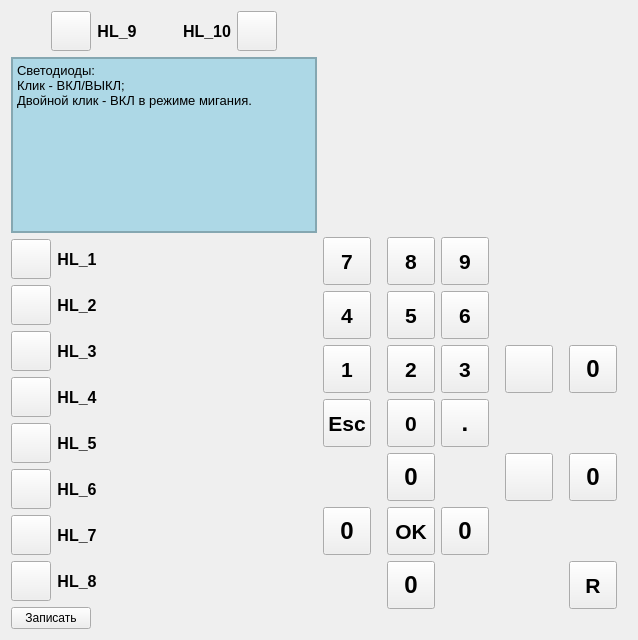
<?xml version="1.0" encoding="UTF-8"?>
<ui version="4.0">
 <class>CBZUInterface</class>
 <widget class="QWidget" name="CBZUInterface">
  <property name="geometry">
   <rect>
    <x>0</x>
    <y>0</y>
    <width>638</width>
    <height>640</height>
   </rect>
  </property>
  <property name="windowTitle">
   <string>Form</string>
  </property>
  <layout class="QHBoxLayout" name="horizontalLayout_4">
   <item>
    <layout class="QVBoxLayout" name="verticalLayout_3">
     <item>
      <layout class="QVBoxLayout" name="verticalLayout">
       <item>
        <layout class="QHBoxLayout" name="horizontalLayout">
         <item>
          <spacer name="horizontalSpacer_12">
           <property name="orientation">
            <enum>Qt::Horizontal</enum>
           </property>
           <property name="sizeHint" stdset="0">
            <size>
             <width>40</width>
             <height>20</height>
            </size>
           </property>
          </spacer>
         </item>
         <item>
          <widget class="QLed" name="led_9">
           <property name="minimumSize">
            <size>
             <width>40</width>
             <height>40</height>
            </size>
           </property>
           <property name="maximumSize">
            <size>
             <width>40</width>
             <height>40</height>
            </size>
           </property>
           <property name="font">
            <font>
             <family>Arial</family>
             <pointsize>18</pointsize>
             <weight>75</weight>
             <bold>true</bold>
            </font>
           </property>
           <property name="text">
            <string/>
           </property>
           <property name="icon">
            <iconset resource="resource.qrc">
             <normaloff>:/images/resource/images/led_gray.png</normaloff>:/images/resource/images/led_gray.png</iconset>
           </property>
           <property name="iconSize">
            <size>
             <width>32</width>
             <height>32</height>
            </size>
           </property>
          </widget>
         </item>
         <item>
          <widget class="QLabel" name="label_9">
           <property name="font">
            <font>
             <pointsize>12</pointsize>
             <weight>75</weight>
             <bold>true</bold>
            </font>
           </property>
           <property name="text">
            <string>HL_9</string>
           </property>
           <property name="alignment">
            <set>Qt::AlignCenter</set>
           </property>
          </widget>
         </item>
         <item>
          <spacer name="horizontalSpacer_10">
           <property name="orientation">
            <enum>Qt::Horizontal</enum>
           </property>
           <property name="sizeHint" stdset="0">
            <size>
             <width>40</width>
             <height>20</height>
            </size>
           </property>
          </spacer>
         </item>
         <item>
          <widget class="QLabel" name="label_10">
           <property name="font">
            <font>
             <pointsize>12</pointsize>
             <weight>75</weight>
             <bold>true</bold>
            </font>
           </property>
           <property name="text">
            <string>HL_10</string>
           </property>
           <property name="alignment">
            <set>Qt::AlignCenter</set>
           </property>
          </widget>
         </item>
         <item>
          <widget class="QLed" name="led_10">
           <property name="minimumSize">
            <size>
             <width>40</width>
             <height>40</height>
            </size>
           </property>
           <property name="maximumSize">
            <size>
             <width>40</width>
             <height>40</height>
            </size>
           </property>
           <property name="font">
            <font>
             <family>Arial</family>
             <pointsize>18</pointsize>
             <weight>75</weight>
             <bold>true</bold>
            </font>
           </property>
           <property name="text">
            <string/>
           </property>
           <property name="icon">
            <iconset resource="resource.qrc">
             <normaloff>:/images/resource/images/led_gray.png</normaloff>:/images/resource/images/led_gray.png</iconset>
           </property>
           <property name="iconSize">
            <size>
             <width>32</width>
             <height>32</height>
            </size>
           </property>
          </widget>
         </item>
         <item>
          <spacer name="horizontalSpacer_14">
           <property name="orientation">
            <enum>Qt::Horizontal</enum>
           </property>
           <property name="sizeHint" stdset="0">
            <size>
             <width>40</width>
             <height>20</height>
            </size>
           </property>
          </spacer>
         </item>
        </layout>
       </item>
       <item>
        <widget class="QFrame" name="frameDisplay">
         <property name="sizePolicy">
          <sizepolicy hsizetype="Expanding" vsizetype="Expanding">
           <horstretch>0</horstretch>
           <verstretch>0</verstretch>
          </sizepolicy>
         </property>
         <property name="styleSheet">
          <string notr="true">background: lightblue</string>
         </property>
         <property name="frameShape">
          <enum>QFrame::StyledPanel</enum>
         </property>
         <property name="frameShadow">
          <enum>QFrame::Raised</enum>
         </property>
         <layout class="QVBoxLayout" name="verticalLayout_4">
          <property name="spacing">
           <number>0</number>
          </property>
          <property name="leftMargin">
           <number>0</number>
          </property>
          <property name="topMargin">
           <number>0</number>
          </property>
          <property name="rightMargin">
           <number>0</number>
          </property>
          <property name="bottomMargin">
           <number>0</number>
          </property>
          <item>
           <widget class="QPlainTextEdit" name="plainTextEdit">
            <property name="font">
             <font>
              <pointsize>10</pointsize>
             </font>
            </property>
            <property name="plainText">
             <string>Светодиоды:
Клик - ВКЛ/ВЫКЛ;
Двойной клик - ВКЛ в режиме мигания.</string>
            </property>
           </widget>
          </item>
         </layout>
        </widget>
       </item>
      </layout>
     </item>
     <item>
      <layout class="QHBoxLayout" name="horizontalLayout_2">
       <item>
        <layout class="QFormLayout" name="formLayout">
         <item row="0" column="0">
          <widget class="QLed" name="led_1">
           <property name="minimumSize">
            <size>
             <width>40</width>
             <height>40</height>
            </size>
           </property>
           <property name="maximumSize">
            <size>
             <width>40</width>
             <height>40</height>
            </size>
           </property>
           <property name="font">
            <font>
             <family>Arial</family>
             <pointsize>18</pointsize>
             <weight>75</weight>
             <bold>true</bold>
            </font>
           </property>
           <property name="text">
            <string/>
           </property>
           <property name="icon">
            <iconset resource="resource.qrc">
             <normaloff>:/images/resource/images/led_gray.png</normaloff>:/images/resource/images/led_gray.png</iconset>
           </property>
           <property name="iconSize">
            <size>
             <width>32</width>
             <height>32</height>
            </size>
           </property>
          </widget>
         </item>
         <item row="1" column="0">
          <widget class="QLed" name="led_2">
           <property name="minimumSize">
            <size>
             <width>40</width>
             <height>40</height>
            </size>
           </property>
           <property name="maximumSize">
            <size>
             <width>40</width>
             <height>40</height>
            </size>
           </property>
           <property name="font">
            <font>
             <family>Arial</family>
             <pointsize>18</pointsize>
             <weight>75</weight>
             <bold>true</bold>
            </font>
           </property>
           <property name="text">
            <string/>
           </property>
           <property name="icon">
            <iconset resource="resource.qrc">
             <normaloff>:/images/resource/images/led_gray.png</normaloff>:/images/resource/images/led_gray.png</iconset>
           </property>
           <property name="iconSize">
            <size>
             <width>32</width>
             <height>32</height>
            </size>
           </property>
          </widget>
         </item>
         <item row="2" column="0">
          <widget class="QLed" name="led_3">
           <property name="minimumSize">
            <size>
             <width>40</width>
             <height>40</height>
            </size>
           </property>
           <property name="maximumSize">
            <size>
             <width>40</width>
             <height>40</height>
            </size>
           </property>
           <property name="font">
            <font>
             <family>Arial</family>
             <pointsize>18</pointsize>
             <weight>75</weight>
             <bold>true</bold>
            </font>
           </property>
           <property name="text">
            <string/>
           </property>
           <property name="icon">
            <iconset resource="resource.qrc">
             <normaloff>:/images/resource/images/led_gray.png</normaloff>:/images/resource/images/led_gray.png</iconset>
           </property>
           <property name="iconSize">
            <size>
             <width>32</width>
             <height>32</height>
            </size>
           </property>
          </widget>
         </item>
         <item row="3" column="0">
          <widget class="QLed" name="led_4">
           <property name="minimumSize">
            <size>
             <width>40</width>
             <height>40</height>
            </size>
           </property>
           <property name="maximumSize">
            <size>
             <width>40</width>
             <height>40</height>
            </size>
           </property>
           <property name="font">
            <font>
             <family>Arial</family>
             <pointsize>18</pointsize>
             <weight>75</weight>
             <bold>true</bold>
            </font>
           </property>
           <property name="text">
            <string/>
           </property>
           <property name="icon">
            <iconset resource="resource.qrc">
             <normaloff>:/images/resource/images/led_gray.png</normaloff>:/images/resource/images/led_gray.png</iconset>
           </property>
           <property name="iconSize">
            <size>
             <width>32</width>
             <height>32</height>
            </size>
           </property>
          </widget>
         </item>
         <item row="4" column="0">
          <widget class="QLed" name="led_5">
           <property name="minimumSize">
            <size>
             <width>40</width>
             <height>40</height>
            </size>
           </property>
           <property name="maximumSize">
            <size>
             <width>40</width>
             <height>40</height>
            </size>
           </property>
           <property name="font">
            <font>
             <family>Arial</family>
             <pointsize>18</pointsize>
             <weight>75</weight>
             <bold>true</bold>
            </font>
           </property>
           <property name="text">
            <string/>
           </property>
           <property name="icon">
            <iconset resource="resource.qrc">
             <normaloff>:/images/resource/images/led_gray.png</normaloff>:/images/resource/images/led_gray.png</iconset>
           </property>
           <property name="iconSize">
            <size>
             <width>32</width>
             <height>32</height>
            </size>
           </property>
          </widget>
         </item>
         <item row="5" column="0">
          <widget class="QLed" name="led_6">
           <property name="minimumSize">
            <size>
             <width>40</width>
             <height>40</height>
            </size>
           </property>
           <property name="maximumSize">
            <size>
             <width>40</width>
             <height>40</height>
            </size>
           </property>
           <property name="font">
            <font>
             <family>Arial</family>
             <pointsize>18</pointsize>
             <weight>75</weight>
             <bold>true</bold>
            </font>
           </property>
           <property name="text">
            <string/>
           </property>
           <property name="icon">
            <iconset resource="resource.qrc">
             <normaloff>:/images/resource/images/led_gray.png</normaloff>:/images/resource/images/led_gray.png</iconset>
           </property>
           <property name="iconSize">
            <size>
             <width>32</width>
             <height>32</height>
            </size>
           </property>
          </widget>
         </item>
         <item row="6" column="0">
          <widget class="QLed" name="led_7">
           <property name="minimumSize">
            <size>
             <width>40</width>
             <height>40</height>
            </size>
           </property>
           <property name="maximumSize">
            <size>
             <width>40</width>
             <height>40</height>
            </size>
           </property>
           <property name="font">
            <font>
             <family>Arial</family>
             <pointsize>18</pointsize>
             <weight>75</weight>
             <bold>true</bold>
            </font>
           </property>
           <property name="text">
            <string/>
           </property>
           <property name="icon">
            <iconset resource="resource.qrc">
             <normaloff>:/images/resource/images/led_gray.png</normaloff>:/images/resource/images/led_gray.png</iconset>
           </property>
           <property name="iconSize">
            <size>
             <width>32</width>
             <height>32</height>
            </size>
           </property>
          </widget>
         </item>
         <item row="7" column="0">
          <widget class="QLed" name="led_8">
           <property name="minimumSize">
            <size>
             <width>40</width>
             <height>40</height>
            </size>
           </property>
           <property name="maximumSize">
            <size>
             <width>40</width>
             <height>40</height>
            </size>
           </property>
           <property name="font">
            <font>
             <family>Arial</family>
             <pointsize>18</pointsize>
             <weight>75</weight>
             <bold>true</bold>
            </font>
           </property>
           <property name="text">
            <string/>
           </property>
           <property name="icon">
            <iconset resource="resource.qrc">
             <normaloff>:/images/resource/images/led_gray.png</normaloff>:/images/resource/images/led_gray.png</iconset>
           </property>
           <property name="iconSize">
            <size>
             <width>32</width>
             <height>32</height>
            </size>
           </property>
          </widget>
         </item>
         <item row="1" column="1">
          <widget class="QLabel" name="label_2">
           <property name="font">
            <font>
             <pointsize>12</pointsize>
             <weight>75</weight>
             <bold>true</bold>
            </font>
           </property>
           <property name="text">
            <string>HL_2</string>
           </property>
           <property name="alignment">
            <set>Qt::AlignCenter</set>
           </property>
          </widget>
         </item>
         <item row="2" column="1">
          <widget class="QLabel" name="label_3">
           <property name="font">
            <font>
             <pointsize>12</pointsize>
             <weight>75</weight>
             <bold>true</bold>
            </font>
           </property>
           <property name="text">
            <string>HL_3</string>
           </property>
           <property name="alignment">
            <set>Qt::AlignCenter</set>
           </property>
          </widget>
         </item>
         <item row="3" column="1">
          <widget class="QLabel" name="label_4">
           <property name="font">
            <font>
             <pointsize>12</pointsize>
             <weight>75</weight>
             <bold>true</bold>
            </font>
           </property>
           <property name="text">
            <string>HL_4</string>
           </property>
           <property name="alignment">
            <set>Qt::AlignCenter</set>
           </property>
          </widget>
         </item>
         <item row="4" column="1">
          <widget class="QLabel" name="label_5">
           <property name="font">
            <font>
             <pointsize>12</pointsize>
             <weight>75</weight>
             <bold>true</bold>
            </font>
           </property>
           <property name="text">
            <string>HL_5</string>
           </property>
           <property name="alignment">
            <set>Qt::AlignCenter</set>
           </property>
          </widget>
         </item>
         <item row="5" column="1">
          <widget class="QLabel" name="label_6">
           <property name="font">
            <font>
             <pointsize>12</pointsize>
             <weight>75</weight>
             <bold>true</bold>
            </font>
           </property>
           <property name="text">
            <string>HL_6</string>
           </property>
           <property name="alignment">
            <set>Qt::AlignCenter</set>
           </property>
          </widget>
         </item>
         <item row="6" column="1">
          <widget class="QLabel" name="label_7">
           <property name="font">
            <font>
             <pointsize>12</pointsize>
             <weight>75</weight>
             <bold>true</bold>
            </font>
           </property>
           <property name="text">
            <string>HL_7</string>
           </property>
           <property name="alignment">
            <set>Qt::AlignCenter</set>
           </property>
          </widget>
         </item>
         <item row="7" column="1">
          <widget class="QLabel" name="label_8">
           <property name="font">
            <font>
             <pointsize>12</pointsize>
             <weight>75</weight>
             <bold>true</bold>
            </font>
           </property>
           <property name="text">
            <string>HL_8</string>
           </property>
           <property name="alignment">
            <set>Qt::AlignCenter</set>
           </property>
          </widget>
         </item>
         <item row="0" column="1">
          <widget class="QLabel" name="label">
           <property name="font">
            <font>
             <pointsize>12</pointsize>
             <weight>75</weight>
             <bold>true</bold>
            </font>
           </property>
           <property name="text">
            <string>HL_1</string>
           </property>
           <property name="alignment">
            <set>Qt::AlignCenter</set>
           </property>
          </widget>
         </item>
        </layout>
       </item>
       <item>
        <spacer name="horizontalSpacer_15">
         <property name="orientation">
          <enum>Qt::Horizontal</enum>
         </property>
         <property name="sizeHint" stdset="0">
          <size>
           <width>40</width>
           <height>20</height>
          </size>
         </property>
        </spacer>
       </item>
      </layout>
     </item>
     <item>
      <layout class="QHBoxLayout" name="horizontalLayout_3">
       <item>
        <widget class="QPushButton" name="pushButtonSaveLed">
         <property name="text">
          <string>Записать</string>
         </property>
        </widget>
       </item>
       <item>
        <spacer name="horizontalSpacer_19">
         <property name="orientation">
          <enum>Qt::Horizontal</enum>
         </property>
         <property name="sizeHint" stdset="0">
          <size>
           <width>40</width>
           <height>20</height>
          </size>
         </property>
        </spacer>
       </item>
      </layout>
     </item>
    </layout>
   </item>
   <item>
    <layout class="QVBoxLayout" name="verticalLayout_2">
     <item>
      <spacer name="verticalSpacer">
       <property name="orientation">
        <enum>Qt::Vertical</enum>
       </property>
       <property name="sizeHint" stdset="0">
        <size>
         <width>20</width>
         <height>40</height>
        </size>
       </property>
      </spacer>
     </item>
     <item>
      <layout class="QGridLayout" name="gridLayout">
       <item row="2" column="4">
        <widget class="QKey" name="key_on">
         <property name="minimumSize">
          <size>
           <width>48</width>
           <height>48</height>
          </size>
         </property>
         <property name="maximumSize">
          <size>
           <width>48</width>
           <height>48</height>
          </size>
         </property>
         <property name="font">
          <font>
           <family>Arial</family>
           <pointsize>18</pointsize>
           <weight>75</weight>
           <bold>true</bold>
          </font>
         </property>
         <property name="text">
          <string>0</string>
         </property>
         <property name="icon">
          <iconset resource="resource.qrc">
           <normaloff>:/images/resource/images/key_on.png</normaloff>:/images/resource/images/key_on.png</iconset>
         </property>
         <property name="iconSize">
          <size>
           <width>32</width>
           <height>32</height>
          </size>
         </property>
        </widget>
       </item>
       <item row="0" column="2">
        <widget class="QKey" name="key_9">
         <property name="minimumSize">
          <size>
           <width>48</width>
           <height>48</height>
          </size>
         </property>
         <property name="maximumSize">
          <size>
           <width>48</width>
           <height>48</height>
          </size>
         </property>
         <property name="font">
          <font>
           <family>Arial</family>
           <pointsize>16</pointsize>
           <weight>75</weight>
           <bold>true</bold>
          </font>
         </property>
         <property name="text">
          <string>9</string>
         </property>
         <property name="iconSize">
          <size>
           <width>32</width>
           <height>32</height>
          </size>
         </property>
        </widget>
       </item>
       <item row="6" column="4">
        <widget class="QKey" name="key_reset">
         <property name="minimumSize">
          <size>
           <width>48</width>
           <height>48</height>
          </size>
         </property>
         <property name="maximumSize">
          <size>
           <width>48</width>
           <height>48</height>
          </size>
         </property>
         <property name="font">
          <font>
           <family>Arial</family>
           <pointsize>16</pointsize>
           <weight>75</weight>
           <bold>true</bold>
          </font>
         </property>
         <property name="text">
          <string>R</string>
         </property>
         <property name="iconSize">
          <size>
           <width>32</width>
           <height>32</height>
          </size>
         </property>
        </widget>
       </item>
       <item row="3" column="2">
        <widget class="QKey" name="key_point">
         <property name="minimumSize">
          <size>
           <width>48</width>
           <height>48</height>
          </size>
         </property>
         <property name="maximumSize">
          <size>
           <width>48</width>
           <height>48</height>
          </size>
         </property>
         <property name="font">
          <font>
           <family>Arial</family>
           <pointsize>18</pointsize>
           <weight>75</weight>
           <bold>true</bold>
          </font>
         </property>
         <property name="text">
          <string>.</string>
         </property>
         <property name="iconSize">
          <size>
           <width>32</width>
           <height>32</height>
          </size>
         </property>
        </widget>
       </item>
       <item row="5" column="4">
        <spacer name="horizontalSpacer_8">
         <property name="orientation">
          <enum>Qt::Horizontal</enum>
         </property>
         <property name="sizeHint" stdset="0">
          <size>
           <width>40</width>
           <height>20</height>
          </size>
         </property>
        </spacer>
       </item>
       <item row="0" column="4">
        <spacer name="horizontalSpacer">
         <property name="orientation">
          <enum>Qt::Horizontal</enum>
         </property>
         <property name="sizeHint" stdset="0">
          <size>
           <width>40</width>
           <height>20</height>
          </size>
         </property>
        </spacer>
       </item>
       <item row="2" column="0">
        <widget class="QKey" name="key_1">
         <property name="minimumSize">
          <size>
           <width>48</width>
           <height>48</height>
          </size>
         </property>
         <property name="maximumSize">
          <size>
           <width>48</width>
           <height>48</height>
          </size>
         </property>
         <property name="font">
          <font>
           <family>Arial</family>
           <pointsize>16</pointsize>
           <weight>75</weight>
           <bold>true</bold>
          </font>
         </property>
         <property name="text">
          <string>1</string>
         </property>
         <property name="iconSize">
          <size>
           <width>32</width>
           <height>32</height>
          </size>
         </property>
        </widget>
       </item>
       <item row="5" column="2">
        <widget class="QKey" name="key_right">
         <property name="minimumSize">
          <size>
           <width>48</width>
           <height>48</height>
          </size>
         </property>
         <property name="maximumSize">
          <size>
           <width>48</width>
           <height>48</height>
          </size>
         </property>
         <property name="font">
          <font>
           <family>Arial</family>
           <pointsize>18</pointsize>
           <weight>75</weight>
           <bold>true</bold>
          </font>
         </property>
         <property name="text">
          <string>0</string>
         </property>
         <property name="icon">
          <iconset resource="resource.qrc">
           <normaloff>:/images/resource/images/arrow_right.png</normaloff>:/images/resource/images/arrow_right.png</iconset>
         </property>
         <property name="iconSize">
          <size>
           <width>32</width>
           <height>32</height>
          </size>
         </property>
        </widget>
       </item>
       <item row="2" column="1">
        <widget class="QKey" name="key_2">
         <property name="minimumSize">
          <size>
           <width>48</width>
           <height>48</height>
          </size>
         </property>
         <property name="maximumSize">
          <size>
           <width>48</width>
           <height>48</height>
          </size>
         </property>
         <property name="font">
          <font>
           <family>Arial</family>
           <pointsize>16</pointsize>
           <weight>75</weight>
           <bold>true</bold>
          </font>
         </property>
         <property name="text">
          <string>2</string>
         </property>
         <property name="iconSize">
          <size>
           <width>32</width>
           <height>32</height>
          </size>
         </property>
        </widget>
       </item>
       <item row="3" column="1">
        <widget class="QKey" name="key_0">
         <property name="minimumSize">
          <size>
           <width>48</width>
           <height>48</height>
          </size>
         </property>
         <property name="maximumSize">
          <size>
           <width>48</width>
           <height>48</height>
          </size>
         </property>
         <property name="font">
          <font>
           <family>Arial</family>
           <pointsize>16</pointsize>
           <weight>75</weight>
           <bold>true</bold>
          </font>
         </property>
         <property name="text">
          <string>0</string>
         </property>
         <property name="iconSize">
          <size>
           <width>32</width>
           <height>32</height>
          </size>
         </property>
        </widget>
       </item>
       <item row="0" column="0">
        <widget class="QKey" name="key_7">
         <property name="minimumSize">
          <size>
           <width>48</width>
           <height>48</height>
          </size>
         </property>
         <property name="maximumSize">
          <size>
           <width>48</width>
           <height>48</height>
          </size>
         </property>
         <property name="font">
          <font>
           <family>Arial</family>
           <pointsize>16</pointsize>
           <weight>75</weight>
           <bold>true</bold>
          </font>
         </property>
         <property name="text">
          <string>7</string>
         </property>
         <property name="iconSize">
          <size>
           <width>32</width>
           <height>32</height>
          </size>
         </property>
        </widget>
       </item>
       <item row="5" column="1">
        <widget class="QKey" name="key_ok">
         <property name="minimumSize">
          <size>
           <width>48</width>
           <height>48</height>
          </size>
         </property>
         <property name="maximumSize">
          <size>
           <width>48</width>
           <height>48</height>
          </size>
         </property>
         <property name="font">
          <font>
           <family>Arial</family>
           <pointsize>16</pointsize>
           <weight>75</weight>
           <bold>true</bold>
          </font>
         </property>
         <property name="text">
          <string>OK</string>
         </property>
         <property name="iconSize">
          <size>
           <width>32</width>
           <height>32</height>
          </size>
         </property>
        </widget>
       </item>
       <item row="2" column="2">
        <widget class="QKey" name="key_3">
         <property name="minimumSize">
          <size>
           <width>48</width>
           <height>48</height>
          </size>
         </property>
         <property name="maximumSize">
          <size>
           <width>48</width>
           <height>48</height>
          </size>
         </property>
         <property name="font">
          <font>
           <family>Arial</family>
           <pointsize>16</pointsize>
           <weight>75</weight>
           <bold>true</bold>
          </font>
         </property>
         <property name="text">
          <string>3</string>
         </property>
         <property name="iconSize">
          <size>
           <width>32</width>
           <height>32</height>
          </size>
         </property>
        </widget>
       </item>
       <item row="4" column="0">
        <spacer name="horizontalSpacer_5">
         <property name="orientation">
          <enum>Qt::Horizontal</enum>
         </property>
         <property name="sizeHint" stdset="0">
          <size>
           <width>40</width>
           <height>20</height>
          </size>
         </property>
        </spacer>
       </item>
       <item row="1" column="0">
        <widget class="QKey" name="key_4">
         <property name="minimumSize">
          <size>
           <width>48</width>
           <height>48</height>
          </size>
         </property>
         <property name="maximumSize">
          <size>
           <width>48</width>
           <height>48</height>
          </size>
         </property>
         <property name="font">
          <font>
           <family>Arial</family>
           <pointsize>16</pointsize>
           <weight>75</weight>
           <bold>true</bold>
          </font>
         </property>
         <property name="text">
          <string>4</string>
         </property>
         <property name="iconSize">
          <size>
           <width>32</width>
           <height>32</height>
          </size>
         </property>
        </widget>
       </item>
       <item row="6" column="2">
        <spacer name="horizontalSpacer_7">
         <property name="orientation">
          <enum>Qt::Horizontal</enum>
         </property>
         <property name="sizeHint" stdset="0">
          <size>
           <width>40</width>
           <height>20</height>
          </size>
         </property>
        </spacer>
       </item>
       <item row="3" column="4">
        <spacer name="horizontalSpacer_3">
         <property name="orientation">
          <enum>Qt::Horizontal</enum>
         </property>
         <property name="sizeHint" stdset="0">
          <size>
           <width>40</width>
           <height>20</height>
          </size>
         </property>
        </spacer>
       </item>
       <item row="4" column="4">
        <widget class="QKey" name="key_off">
         <property name="minimumSize">
          <size>
           <width>48</width>
           <height>48</height>
          </size>
         </property>
         <property name="maximumSize">
          <size>
           <width>48</width>
           <height>48</height>
          </size>
         </property>
         <property name="font">
          <font>
           <family>Arial</family>
           <pointsize>18</pointsize>
           <weight>75</weight>
           <bold>true</bold>
          </font>
         </property>
         <property name="text">
          <string>0</string>
         </property>
         <property name="icon">
          <iconset resource="resource.qrc">
           <normaloff>:/images/resource/images/key_off.png</normaloff>:/images/resource/images/key_off.png</iconset>
         </property>
         <property name="iconSize">
          <size>
           <width>32</width>
           <height>32</height>
          </size>
         </property>
        </widget>
       </item>
       <item row="5" column="0">
        <widget class="QKey" name="key_left">
         <property name="minimumSize">
          <size>
           <width>48</width>
           <height>48</height>
          </size>
         </property>
         <property name="maximumSize">
          <size>
           <width>48</width>
           <height>48</height>
          </size>
         </property>
         <property name="font">
          <font>
           <family>Arial</family>
           <pointsize>18</pointsize>
           <weight>75</weight>
           <bold>true</bold>
          </font>
         </property>
         <property name="text">
          <string>0</string>
         </property>
         <property name="icon">
          <iconset resource="resource.qrc">
           <normaloff>:/images/resource/images/arrow_left.png</normaloff>:/images/resource/images/arrow_left.png</iconset>
         </property>
         <property name="iconSize">
          <size>
           <width>32</width>
           <height>32</height>
          </size>
         </property>
        </widget>
       </item>
       <item row="1" column="1">
        <widget class="QKey" name="key_5">
         <property name="minimumSize">
          <size>
           <width>48</width>
           <height>48</height>
          </size>
         </property>
         <property name="maximumSize">
          <size>
           <width>48</width>
           <height>48</height>
          </size>
         </property>
         <property name="font">
          <font>
           <family>Arial</family>
           <pointsize>16</pointsize>
           <weight>75</weight>
           <bold>true</bold>
          </font>
         </property>
         <property name="text">
          <string>5</string>
         </property>
         <property name="iconSize">
          <size>
           <width>32</width>
           <height>32</height>
          </size>
         </property>
        </widget>
       </item>
       <item row="0" column="1">
        <widget class="QKey" name="key_8">
         <property name="sizePolicy">
          <sizepolicy hsizetype="Fixed" vsizetype="Fixed">
           <horstretch>48</horstretch>
           <verstretch>48</verstretch>
          </sizepolicy>
         </property>
         <property name="minimumSize">
          <size>
           <width>48</width>
           <height>48</height>
          </size>
         </property>
         <property name="maximumSize">
          <size>
           <width>48</width>
           <height>48</height>
          </size>
         </property>
         <property name="font">
          <font>
           <family>Arial</family>
           <pointsize>16</pointsize>
           <weight>75</weight>
           <bold>true</bold>
          </font>
         </property>
         <property name="text">
          <string>8</string>
         </property>
         <property name="iconSize">
          <size>
           <width>32</width>
           <height>32</height>
          </size>
         </property>
        </widget>
       </item>
       <item row="6" column="0">
        <spacer name="horizontalSpacer_6">
         <property name="orientation">
          <enum>Qt::Horizontal</enum>
         </property>
         <property name="sizeHint" stdset="0">
          <size>
           <width>40</width>
           <height>20</height>
          </size>
         </property>
        </spacer>
       </item>
       <item row="4" column="2">
        <spacer name="horizontalSpacer_4">
         <property name="orientation">
          <enum>Qt::Horizontal</enum>
         </property>
         <property name="sizeHint" stdset="0">
          <size>
           <width>40</width>
           <height>20</height>
          </size>
         </property>
        </spacer>
       </item>
       <item row="1" column="2">
        <widget class="QKey" name="key_6">
         <property name="minimumSize">
          <size>
           <width>48</width>
           <height>48</height>
          </size>
         </property>
         <property name="maximumSize">
          <size>
           <width>48</width>
           <height>48</height>
          </size>
         </property>
         <property name="font">
          <font>
           <family>Arial</family>
           <pointsize>16</pointsize>
           <weight>75</weight>
           <bold>true</bold>
          </font>
         </property>
         <property name="text">
          <string>6</string>
         </property>
         <property name="iconSize">
          <size>
           <width>32</width>
           <height>32</height>
          </size>
         </property>
        </widget>
       </item>
       <item row="1" column="4">
        <spacer name="horizontalSpacer_2">
         <property name="orientation">
          <enum>Qt::Horizontal</enum>
         </property>
         <property name="sizeHint" stdset="0">
          <size>
           <width>40</width>
           <height>20</height>
          </size>
         </property>
        </spacer>
       </item>
       <item row="6" column="1">
        <widget class="QKey" name="key_down">
         <property name="minimumSize">
          <size>
           <width>48</width>
           <height>48</height>
          </size>
         </property>
         <property name="maximumSize">
          <size>
           <width>48</width>
           <height>48</height>
          </size>
         </property>
         <property name="font">
          <font>
           <family>Arial</family>
           <pointsize>18</pointsize>
           <weight>75</weight>
           <bold>true</bold>
          </font>
         </property>
         <property name="text">
          <string>0</string>
         </property>
         <property name="icon">
          <iconset resource="resource.qrc">
           <normaloff>:/images/resource/images/arrow_down.png</normaloff>:/images/resource/images/arrow_down.png</iconset>
         </property>
         <property name="iconSize">
          <size>
           <width>32</width>
           <height>32</height>
          </size>
         </property>
        </widget>
       </item>
       <item row="4" column="1">
        <widget class="QKey" name="key_up">
         <property name="minimumSize">
          <size>
           <width>48</width>
           <height>48</height>
          </size>
         </property>
         <property name="maximumSize">
          <size>
           <width>48</width>
           <height>48</height>
          </size>
         </property>
         <property name="font">
          <font>
           <family>Arial</family>
           <pointsize>18</pointsize>
           <weight>75</weight>
           <bold>true</bold>
          </font>
         </property>
         <property name="text">
          <string>0</string>
         </property>
         <property name="icon">
          <iconset resource="resource.qrc">
           <normaloff>:/images/resource/images/arrow_up.png</normaloff>:/images/resource/images/arrow_up.png</iconset>
         </property>
         <property name="iconSize">
          <size>
           <width>32</width>
           <height>32</height>
          </size>
         </property>
        </widget>
       </item>
       <item row="3" column="0">
        <widget class="QKey" name="key_esc">
         <property name="minimumSize">
          <size>
           <width>48</width>
           <height>48</height>
          </size>
         </property>
         <property name="maximumSize">
          <size>
           <width>48</width>
           <height>48</height>
          </size>
         </property>
         <property name="font">
          <font>
           <family>Arial</family>
           <pointsize>16</pointsize>
           <weight>75</weight>
           <bold>true</bold>
          </font>
         </property>
         <property name="text">
          <string>Esc</string>
         </property>
         <property name="iconSize">
          <size>
           <width>32</width>
           <height>32</height>
          </size>
         </property>
        </widget>
       </item>
       <item row="2" column="3">
        <widget class="QLed" name="led_11">
         <property name="minimumSize">
          <size>
           <width>48</width>
           <height>48</height>
          </size>
         </property>
         <property name="maximumSize">
          <size>
           <width>48</width>
           <height>48</height>
          </size>
         </property>
         <property name="font">
          <font>
           <family>Arial</family>
           <pointsize>18</pointsize>
           <weight>75</weight>
           <bold>true</bold>
          </font>
         </property>
         <property name="text">
          <string/>
         </property>
         <property name="icon">
          <iconset resource="resource.qrc">
           <normaloff>:/images/resource/images/led_gray.png</normaloff>:/images/resource/images/led_gray.png</iconset>
         </property>
         <property name="iconSize">
          <size>
           <width>32</width>
           <height>32</height>
          </size>
         </property>
        </widget>
       </item>
       <item row="0" column="3">
        <spacer name="horizontalSpacer_9">
         <property name="orientation">
          <enum>Qt::Horizontal</enum>
         </property>
         <property name="sizeHint" stdset="0">
          <size>
           <width>40</width>
           <height>20</height>
          </size>
         </property>
        </spacer>
       </item>
       <item row="3" column="3">
        <spacer name="horizontalSpacer_11">
         <property name="orientation">
          <enum>Qt::Horizontal</enum>
         </property>
         <property name="sizeHint" stdset="0">
          <size>
           <width>40</width>
           <height>20</height>
          </size>
         </property>
        </spacer>
       </item>
       <item row="6" column="3">
        <spacer name="horizontalSpacer_13">
         <property name="orientation">
          <enum>Qt::Horizontal</enum>
         </property>
         <property name="sizeHint" stdset="0">
          <size>
           <width>40</width>
           <height>20</height>
          </size>
         </property>
        </spacer>
       </item>
       <item row="4" column="3">
        <widget class="QLed" name="led_12">
         <property name="minimumSize">
          <size>
           <width>48</width>
           <height>48</height>
          </size>
         </property>
         <property name="maximumSize">
          <size>
           <width>48</width>
           <height>48</height>
          </size>
         </property>
         <property name="font">
          <font>
           <family>Arial</family>
           <pointsize>18</pointsize>
           <weight>75</weight>
           <bold>true</bold>
          </font>
         </property>
         <property name="text">
          <string/>
         </property>
         <property name="icon">
          <iconset resource="resource.qrc">
           <normaloff>:/images/resource/images/led_gray.png</normaloff>:/images/resource/images/led_gray.png</iconset>
         </property>
         <property name="iconSize">
          <size>
           <width>32</width>
           <height>32</height>
          </size>
         </property>
        </widget>
       </item>
       <item row="1" column="3">
        <spacer name="horizontalSpacer_16">
         <property name="orientation">
          <enum>Qt::Horizontal</enum>
         </property>
         <property name="sizeHint" stdset="0">
          <size>
           <width>40</width>
           <height>20</height>
          </size>
         </property>
        </spacer>
       </item>
       <item row="5" column="3">
        <spacer name="horizontalSpacer_17">
         <property name="orientation">
          <enum>Qt::Horizontal</enum>
         </property>
         <property name="sizeHint" stdset="0">
          <size>
           <width>40</width>
           <height>20</height>
          </size>
         </property>
        </spacer>
       </item>
      </layout>
     </item>
     <item>
      <spacer name="horizontalSpacer_20">
       <property name="orientation">
        <enum>Qt::Horizontal</enum>
       </property>
       <property name="sizeHint" stdset="0">
        <size>
         <width>40</width>
         <height>20</height>
        </size>
       </property>
      </spacer>
     </item>
    </layout>
   </item>
  </layout>
 </widget>
 <customwidgets>
  <customwidget>
   <class>QKey</class>
   <extends>QToolButton</extends>
   <header>qkey.h</header>
  </customwidget>
  <customwidget>
   <class>QLed</class>
   <extends>QToolButton</extends>
   <header>qled.h</header>
  </customwidget>
 </customwidgets>
 <resources>
  <include location="resource.qrc"/>
 </resources>
 <connections/>
</ui>
